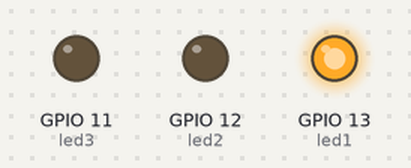
The program below on a simulated Raspberry Pi (BCM pin numbers). On the bench: output pins drawn as LEDs (lit = HIGH).

Above: at 0.5 s.
At 3.0 s:
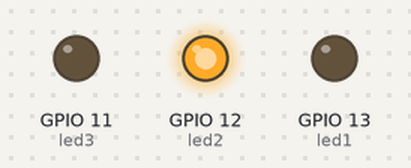
At 5.0 s:
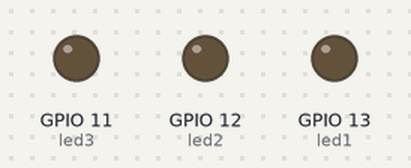
At 6.2 s:
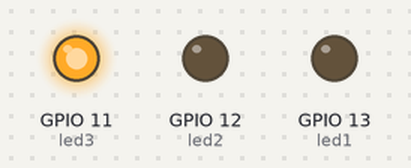
Timing chart, 0 to 9.1 s (numbered marks = the images above):
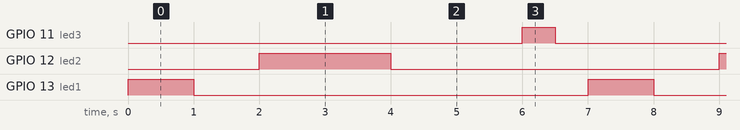

The program:

Blink_3Leds.py
```python
import RPi.GPIO as GPIO
import time

led1=13
led2=12
led3=11

GPIO.setmode(GPIO.BCM)
GPIO.setup(led1, GPIO.OUT)
GPIO.setup(led2, GPIO.OUT)
GPIO.setup(led3, GPIO.OUT)

while True:
    GPIO.output(led1, True)
    time.sleep(1)
    GPIO.output(led1, False)
    time.sleep(1)

    GPIO.output(led2, True)
    time.sleep(2)
    GPIO.output(led2, False)
    time.sleep(2)

    GPIO.output(led3, True)
    time.sleep(0.5)
    GPIO.output(led3, False)
    time.sleep(0.5)
```

Measured:
- by itself, GPIO 11 (led3): alternates HIGH for 0.50 s and LOW for 6.5 s
- by itself, GPIO 12 (led2): alternates HIGH for 2.0 s and LOW for 5.0 s
- by itself, GPIO 13 (led1): alternates HIGH for 1.0 s and LOW for 6.0 s
